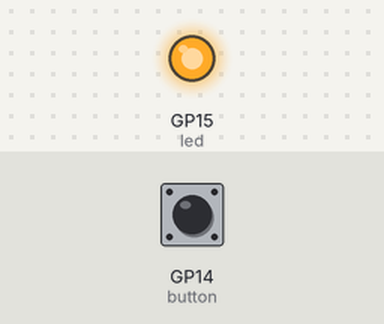
The program below on a simulated Raspberry Pi Pico running MicroPython. On the bench: output pins drawn as LEDs (lit = HIGH). Inputs (shaded band) come from the test bench; at power-on: GP14 (button) LOW. Random numbers come from a fixed seed; what the program prints to the serial console is not drawn.

Above: at 0.1 s.
At 7.0 s:
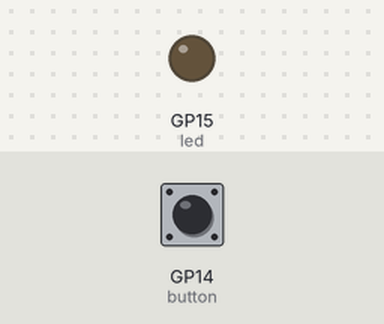
7.1 s: GP14 (button) pulled HIGH for 0.15 s
Timing chart, 0 to 10.1 s (numbered marks = the images above; inputs shaded):
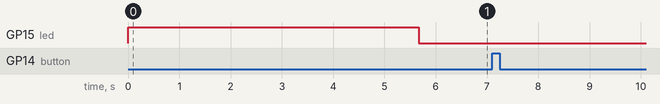

Measured:
- after the input at 7.1 s, every drawn part: stays the same

The program:

Reaction_Game.py
```python
import machine
import utime
import urandom

led = machine.Pin(15, machine.Pin.OUT)
button = machine.Pin(14, machine.Pin.IN, machine.Pin.PULL_DOWN)

pressed = False
timer_start = utime.ticks_ms()

# handler for interrupt
def button_handler(pin):
    global pressed
    if not pressed:
        pressed = True # ignores other button presses
        timer_reaction = utime.ticks_diff(utime.ticks_ms(), timer_start)
        print("Your reaction time was " + str(timer_reaction) + " miliseconds!")

led.value(1)
utime.sleep(urandom.uniform(5,10)) # pause between 5 and 10 seconds
led.value(0)
button.irq(trigger = machine.Pin.IRQ_RISING, handler = button_handler) # interrupt
```
